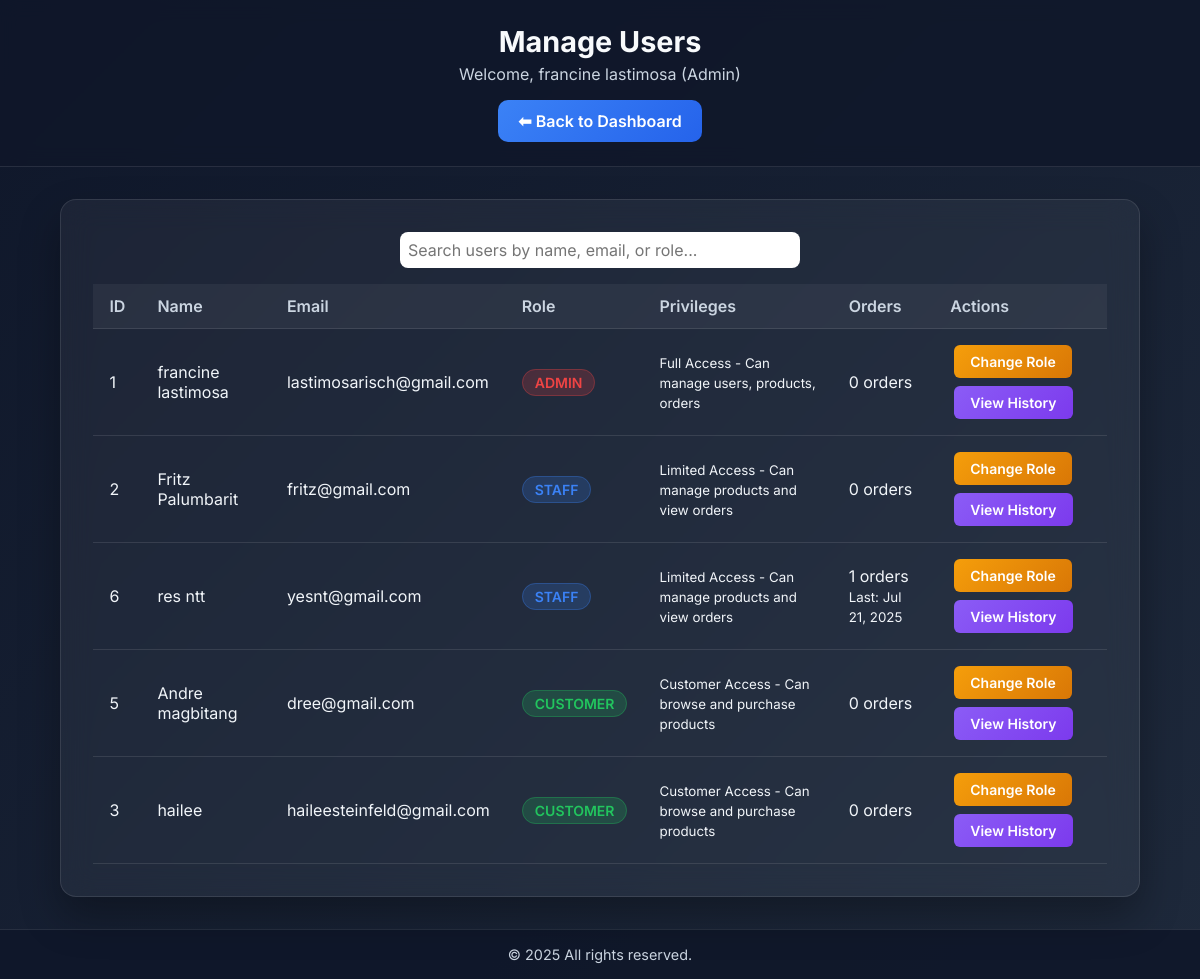
The page /accounts_management.php (signed in) on the database its author committed.
### tables this page shows
CREATE TABLE `users` (
  `id` int NOT NULL AUTO_INCREMENT,
  `name` varchar(255) DEFAULT NULL,
  `email` varchar(255) DEFAULT NULL,
  `password` varchar(255) DEFAULT NULL,
  `role` enum('admin','staff','customer') DEFAULT 'customer',
  PRIMARY KEY (`id`),
  UNIQUE KEY `email` (`email`)
);

### accounts_management.php (the view, shortened to what this page needs)
<?php
include 'db_connect.php';
$user_id = $_SESSION['user_id'];
$stmt = $pdo->prepare("SELECT name, role FROM users WHERE id = ?");
$stmt->execute([$user_id]);
$user = $stmt->fetch(PDO::FETCH_ASSOC);
$name = htmlspecialchars($user['name']);
$role = htmlspecialchars($user['role']);
try {
    $stmt = $pdo->prepare("CALL GetUsersWithPrivileges()");
    $stmt->execute();
    $users = $stmt->fetchAll(PDO::FETCH_ASSOC);
} catch (PDOException $e) {
    $stmt = $pdo->query("
        SELECT
            u.id,
            u.name,
            u.email,
            u.role,
            CASE
                WHEN u.role = 'admin' THEN 'Full Access - Can manage users, products, orders'
                WHEN u.role = 'staff' THEN 'Staff Access - Can manage products, view orders, browse reports'
                WHEN u.role = 'customer' THEN 'Customer Access - Can browse and purchase products'
                ELSE 'Unknown Role'
            END as privilege_description,
            (SELECT COUNT(*) FROM transaction_log WHERE user_id = u.id) as total_orders,
            (SELECT MAX(created_at) FROM transaction_log WHERE user_id = u.id) as last_order_date
        FROM users u
        ORDER BY
            CASE u.role
                WHEN 'admin' THEN 1
                WHEN 'staff' THEN 2
                WHEN 'customer' THEN 3
                ELSE 4
            END, u.name
    ");
    $users = $stmt->fetchAll(PDO::FETCH_ASSOC);
}
?>
<!DOCTYPE html>
<html lang="en">
<head>
</head>
<body>
    <header>
        <h1>Manage Users</h1>
        <p>Welcome, <?= $name ?> (<?= ucfirst($role) ?>)</p>
        <a href="admin_dashboard.php" class="back-btn">⬅ Back to Dashboard</a>
    </header>
    <main>
        <div class="container">
            <div class="search-bar">
                <input type="text" id="searchInput" class="search-input" placeholder="Search users by name, email, or role...">
            </div>
            <table id="usersTable">
                <thead>
                    <tr>
                        <th>ID</th>
                        <th>Name</th>
                        <th>Email</th>
                        <th>Role</th>
                        <th>Privileges</th>
                        <th>Orders</th>
                        <th>Actions</th>
                    </tr>
                </thead>
                <tbody>
                    <?php foreach ($users as $user): ?>
                    <tr>
                        <td><?= htmlspecialchars($user['id']) ?></td>
                        <td><?= htmlspecialchars($user['name']) ?></td>
                        <td><?= htmlspecialchars($user['email']) ?></td>
                        <td>
                            <span class="role-badge role-<?= strtolower($user['role']) ?>">
                                <?= htmlspecialchars(ucfirst($user['role'])) ?>
                            </span>
                        </td>
                        <td>
                            <small><?= htmlspecialchars($user['privilege_description'] ?? 'Standard user privileges') ?></small>
                        </td>
                        <td>
                            <?= htmlspecialchars($user['total_orders'] ?? '0') ?> orders
                            <?php if (isset($user['last_order_date']) && $user['last_order_date']): ?>
                                <br><small>Last: <?= date('M j, Y', strtotime($user['last_order_date'])) ?></small>
                            <?php endif; ?>
                        </td>
                        <td>
                            <button class="action-btn btn-change-role" onclick="openRoleModal(<?= $user['id'] ?>, '<?= htmlspecialchars($user['name']) ?>', '<?= $user['role'] ?>')">
                                Change Role
                            </button>
                            <button class="action-btn btn-view-history" onclick="viewUserHistory(<?= $user['id'] ?>, '<?= htmlspecialchars($user['name']) ?>')">
                                View History
                            </button>
                        </td>
                    </tr>
                    <?php endforeach; ?>
                </tbody>
            </table>
        </div>
    </main>
    <footer>
        &copy; <?= date("Y") ?> All rights reserved.
    </footer>
</body>
</html>

### accounts_management.php (style rules this page uses)
* { box-sizing: border-box; font-family: 'Inter', sans-serif; margin: 0; padding: 0; }
body { background: linear-gradient(135deg, #0f172a, #1e293b); color: #f8fafc; min-height: 100vh; display: flex; flex-direction: column; }
header { background: rgba(15, 23, 42, 0.8); backdrop-filter: blur(10px); border-bottom: 1px solid rgba(255,255,255,0.1); padding: 1.5rem 2rem; text-align: center; }
header h1 { font-size: 1.8rem; font-weight: 700; }
header p { font-size: 1rem; color: #cbd5e1; margin-top: 0.3rem; }
.back-btn { display: inline-block; margin-top: 1rem; background: linear-gradient(135deg, #3b82f6, #2563eb); color: #fff; padding: 0.7rem 1.3rem; border-radius: 10px; text-decoration: none; font-weight: 600; transition: 0.3s; }
main { flex: 1; display: flex; justify-content: center; padding: 2rem; }
.container { width: 95%; max-width: 1200px; background: rgba(255,255,255,0.05); border: 1px solid rgba(255,255,255,0.1); border-radius: 16px; padding: 2rem; backdrop-filter: blur(15px); box-shadow: 0 20px 40px rgba(0,0,0,0.3); animation: fadeInUp 0.6s ease; }
.search-bar { margin-bottom: 1rem; text-align: center; }
.search-input { width: 80%; max-width: 400px; padding: 0.5rem; border-radius: 8px; border: none; font-size: 1rem; }
table { width: 100%; border-collapse: collapse; color: #f1f5f9; }
th, td { padding: 0.75rem 1rem; text-align: left; border-bottom: 1px solid rgba(255,255,255,0.1); }
th { background: rgba(255,255,255,0.05); color: #cbd5e1; font-weight: 600; }
.role-badge { padding: 0.25rem 0.75rem; border-radius: 20px; font-size: 0.875rem; font-weight: 600; text-transform: uppercase; }
.role-admin { background: rgba(239, 68, 68, 0.2); color: #ef4444; border: 1px solid rgba(239, 68, 68, 0.3); }
.role-staff { background: rgba(59, 130, 246, 0.2); color: #3b82f6; border: 1px solid rgba(59, 130, 246, 0.3); }
.role-customer { background: rgba(34, 197, 94, 0.2); color: #22c55e; border: 1px solid rgba(34, 197, 94, 0.3); }
.action-btn { padding: 0.5rem 1rem; margin: 0.25rem; border: none; border-radius: 6px; cursor: pointer; font-weight: 600; text-decoration: none; display: inline-block; font-size: 0.875rem; transition: 0.3s; }
.btn-change-role { background: linear-gradient(135deg, #f59e0b, #d97706); color: white; }
.btn-view-history { background: linear-gradient(135deg, #8b5cf6, #7c3aed); color: white; }
footer { text-align: center; padding: 1rem; font-size: 0.9rem; color: #cbd5e1; background: rgba(15, 23, 42, 0.9); border-top: 1px solid rgba(255,255,255,0.1); }

### rows shown on the page
users: name "francine lastimosa", role "Admin", id "1", email "lastimosarisch@gmail.com", role "ADMIN", privilege_description "Full Access - Can manage users, products, orders", total_orders "0"
users: id "2", name "Fritz Palumbarit", email "fritz@gmail.com", role "STAFF", privilege_description "Limited Access - Can manage products and view orders", total_orders "0"
users: id "6", name "res ntt", email "yesnt@gmail.com", role "STAFF", privilege_description "Limited Access - Can manage products and view orders", total_orders "1", last_order_date "Jul 21, 2025"
users: id "5", name "Andre magbitang", email "dree@gmail.com", role "CUSTOMER", privilege_description "Customer Access - Can browse and purchase products", total_orders "0"
users: id "3", name "hailee", email "haileesteinfeld@gmail.com", role "CUSTOMER", privilege_description "Customer Access - Can browse and purchase products", total_orders "0"
